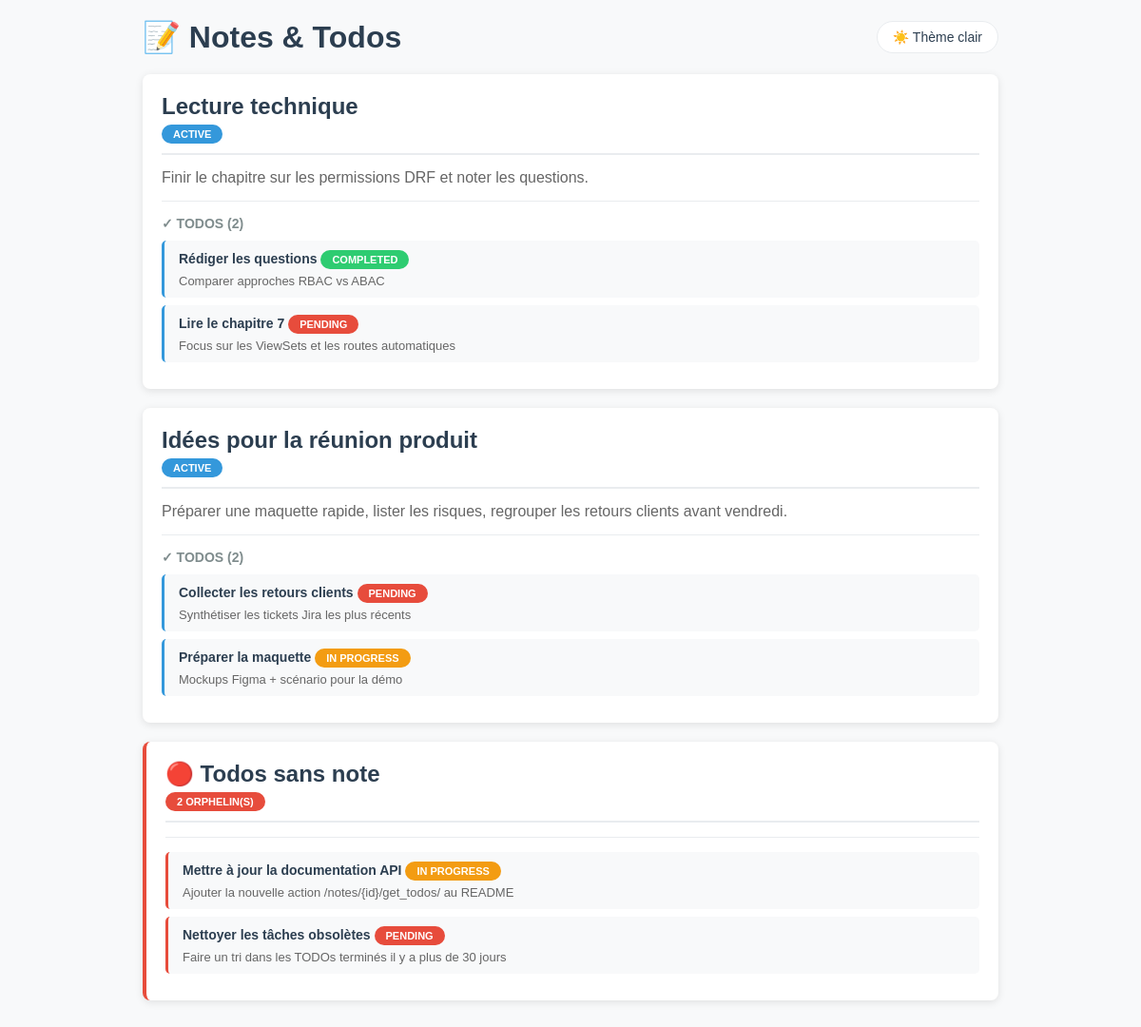
The page / on the database its author committed.
### apps/notes/models.py (models this page shows, shortened)
class Note(TimestampedModel):
    objects = models.Manager()
    title = models.CharField(max_length=200)
    content = models.TextField()
    status = models.CharField(
        max_length=20,
        choices=NoteStatus.choices,
        default=NoteStatus.ACTIVE,
        help_text="Status automatically updated based on associated todos"
    )
    class Meta:
        ordering = ['-created_at']
        verbose_name = 'Note'
        verbose_name_plural = 'Notes'

### apps/todos/models.py (models this page shows, shortened)
class Todo(TimestampedModel):
    objects = models.Manager()
    title = models.CharField(max_length=200)
    description = models.TextField(blank=True)
    status = models.CharField(
        max_length=20,
        choices=TodoStatus.choices,
        default=TodoStatus.PENDING
    )
    note = models.ForeignKey(
        'notes.Note',
        on_delete=models.SET_NULL,
        null=True,
        blank=True,
        related_name='todos'
    )
    class Meta:
        ordering = ['-created_at']

### apps/interface/views.py (the view)
# urls.py: path('', views.HomeView.as_view(), name='home'),
class HomeView(ListView):
    model = Note
    template_name = 'interface/home.html'
    context_object_name = 'notes'
    def get_queryset(self):
        return Note.objects.prefetch_related('todos').all()
    def get_context_data(self, **kwargs):
        context = super().get_context_data(**kwargs)
        context['orphan_todos'] = Todo.objects.filter(note__isnull=True)
        return context

### apps/interface/templates/interface/home.html (shortened to what this page needs)
{% load static %}
<!DOCTYPE html>
<html lang="en" data-theme="auto">
<head>
    <link rel="stylesheet" href="{% static 'interface/css/style.css' %}">
</head>
<body>
    <div class="header">
        <h1>📝 Notes & Todos</h1>
        <button class="theme-btn active" data-theme="light" title="Basculer le thème">
            <span class="light-mode">☀️ Thème clair</span>
        </button>
    </div>
    {% for note in notes %}
    <div class="note-card">
        <div class="note-header">
            <h2 class="note-title">{{ note.title }}</h2>
            <span class="badge {{ note.status }}">{{ note.get_status_display }}</span>
        </div>
        <div class="note-content">
            {{ note.content }}
        </div>
        {% if note.todos.all %}
        <div class="todos-section">
            <h4>✓ TODOS ({{ note.todos.count }})</h4>
            {% for todo in note.todos.all %}
            <div class="todo-item">
                <h5>{{ todo.title }} <span class="badge {{ todo.status }}">{{ todo.get_status_display }}</span></h5>
                {% if todo.description %}
                <p>{{ todo.description }}</p>
                {% endif %}
            </div>
            {% endfor %}
        </div>
        {% endif %}
    </div>
    {% empty %}
    <div class="empty">
        <p>No notes yet. Create some via the API!</p>
    </div>
    {% endfor %}
    {% if orphan_todos %}
    <div class="note-card" style="border-left: 4px solid #e74c3c;">
        <div class="note-header">
            <h2 class="note-title">🔴 Todos sans note</h2>
            <span class="badge pending">{{ orphan_todos.count }} orphelin(s)</span>
        </div>
        <div class="todos-section">
            {% for todo in orphan_todos %}
            <div class="todo-item" style="border-left-color: #e74c3c;">
                <h5>{{ todo.title }} <span class="badge {{ todo.status }}">{{ todo.get_status_display }}</span></h5>
                {% if todo.description %}
                <p>{{ todo.description }}</p>
                {% endif %}
            </div>
            {% endfor %}
        </div>
    </div>
    {% endif %}
</body>
</html>

### apps/interface/static/interface/css/style.css (style rules this page uses)
[data-theme="light"] { --bg-primary: #f8f9fa; --bg-card: #ffffff; --bg-todo: #f8f9fa; --text-primary: #2c3e50; --text-secondary: #666; --text-muted: #7f8c8d; --border-color: #e9ecef; --shadow: rgba(0,0,0,0.1); }
body { font-family: Arial, sans-serif; max-width: 900px; margin: 0 auto; padding: 20px; background: var(--bg-primary); color: var(--text-primary); transition: background 0.3s, color 0.3s; }
.header { display: flex; justify-content: space-between; align-items: center; margin-bottom: 20px; }
h1 { color: var(--text-primary); margin: 0; }
.theme-btn { background: var(--bg-card); border: 1px solid var(--border-color); border-radius: 20px; padding: 8px 16px; cursor: pointer; color: var(--text-primary); font-size: 14px; font-weight: 500; transition: all 0.3s; display: flex; align-items: center; gap: 5px; }
.note-card { background: var(--bg-card); padding: 20px; margin-bottom: 20px; border-radius: 8px; box-shadow: 0 2px 8px var(--shadow); }
.note-header { border-bottom: 2px solid var(--border-color); padding-bottom: 10px; margin-bottom: 15px; }
.note-title { margin: 0 0 5px 0; color: var(--text-primary); }
.note-content { color: var(--text-secondary); margin: 10px 0; }
.badge { display: inline-block; padding: 4px 12px; border-radius: 12px; font-size: 11px; font-weight: bold; text-transform: uppercase; }
.badge.active { background: #3498db; color: white; }
.badge.in_progress { background: #f39c12; color: white; }
.badge.completed { background: #2ecc71; color: white; }
.badge.pending { background: #e74c3c; color: white; }
.todos-section { margin-top: 15px; padding-top: 15px; border-top: 1px solid var(--border-color); }
.todos-section h4 { margin: 0 0 10px 0; color: var(--text-muted); font-size: 14px; }
.todo-item { background: var(--bg-todo); padding: 10px 15px; margin-bottom: 8px; border-radius: 5px; border-left: 3px solid #3498db; }
.todo-item h5 { margin: 0 0 5px 0; font-size: 14px; color: var(--text-primary); }
.todo-item p { margin: 0; font-size: 13px; color: var(--text-secondary); }

### rows shown on the page
Note: title "Lecture technique", status "ACTIVE", content "Finir le chapitre sur les permissions DRF et noter les questions.", todos.count "2"
Todo: title "Rédiger les questions", status "COMPLETED", description "Comparer approches RBAC vs ABAC"
Todo: title "Lire le chapitre 7", status "PENDING", description "Focus sur les ViewSets et les routes automatiques"
Note: title "Idées pour la réunion produit", status "ACTIVE", content "Préparer une maquette rapide, lister les risques, regrouper les retours clients avant vendredi.", todos.count "2"
Todo: title "Collecter les retours clients", status "PENDING", description "Synthétiser les tickets Jira les plus récents"
Todo: title "Préparer la maquette", status "IN PROGRESS", description "Mockups Figma + scénario pour la démo"
Todo: title "Mettre à jour la documentation API", status "IN PROGRESS", description "Ajouter la nouvelle action /notes/{id}/get_todos/ au README"
Todo: title "Nettoyer les tâches obsolètes", status "PENDING", description "Faire un tri dans les TODOs terminés il y a plus de 30 jours"

### other values the page prints
{{ orphan_todos.count }} "2"
